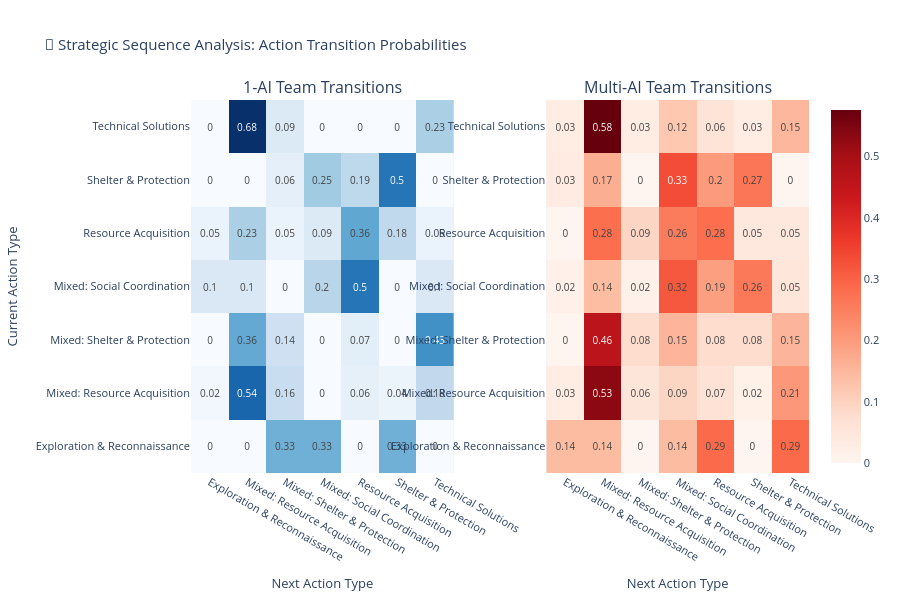

Write notebook code for a chart like this one.
### Code cell
def create_transition_matrix(df_condition: pd.DataFrame) -> pd.DataFrame:
    """Create transition matrix for behavioral sequences within a condition."""
    
    # Sort by run, round to ensure proper sequence
    df_sorted = df_condition.sort_values(['run_id', 'round'])
    
    # Get all unique cluster labels
    all_labels = sorted(df['cluster_label'].unique())
    
    # Initialize transition matrix
    transition_counts = pd.DataFrame(0, index=all_labels, columns=all_labels)
    
    # Count transitions for each run
    for run_id in df_sorted['run_id'].unique():
        run_data = df_sorted[df_sorted['run_id'] == run_id]
        
        # Get sequence of cluster labels for this run
        labels_sequence = run_data['cluster_label'].tolist()
        
        # Count transitions
        for i in range(len(labels_sequence) - 1):
            current_label = labels_sequence[i]
            next_label = labels_sequence[i + 1]
            transition_counts.loc[current_label, next_label] += 1
    
    # Convert to probabilities
    transition_probs = transition_counts.div(transition_counts.sum(axis=1), axis=0).fillna(0)
    
    return transition_probs

# Create transition matrices for both conditions
print("🔄 Computing strategic sequence transition matrices...")

df_1ai = df[df['condition'] == '1-AI Team']
df_multi = df[df['condition'] == 'Multi-AI Team']

transition_1ai = create_transition_matrix(df_1ai)
transition_multi = create_transition_matrix(df_multi)

print("✅ Transition matrices computed!")

# Create side-by-side heatmaps
fig = make_subplots(
    rows=1, cols=2,
    subplot_titles=('1-AI Team Transitions', 'Multi-AI Team Transitions'),
    horizontal_spacing=0.15
)

# Add heatmaps
fig.add_trace(
    go.Heatmap(
        z=transition_1ai.values,
        x=transition_1ai.columns,
        y=transition_1ai.index,
        colorscale='Blues',
        showscale=False,
        text=transition_1ai.round(2).values,
        texttemplate="%{text}",
        textfont={"size": 10}
    ),
    row=1, col=1
)

fig.add_trace(
    go.Heatmap(
        z=transition_multi.values,
        x=transition_multi.columns,
        y=transition_multi.index,
        colorscale='Reds',
        showscale=True,
        text=transition_multi.round(2).values,
        texttemplate="%{text}",
        textfont={"size": 10}
    ),
    row=1, col=2
)

# Update layout
fig.update_layout(
    title='🔄 Strategic Sequence Analysis: Action Transition Probabilities',
    height=600,
    font=dict(size=11)
)

# Update axes labels
fig.update_xaxes(title_text="Next Action Type", row=1, col=1)
fig.update_xaxes(title_text="Next Action Type", row=1, col=2)
fig.update_yaxes(title_text="Current Action Type", row=1, col=1)

fig.show()

# Identify key transition differences
print("\n🔍 Key Strategic Sequence Insights:")
diff_matrix = transition_multi - transition_1ai
significant_diffs = []

for i, current_action in enumerate(diff_matrix.index):
    for j, next_action in enumerate(diff_matrix.columns):
        diff = diff_matrix.iloc[i, j]
        if abs(diff) > 0.1:  # Significant difference threshold
            direction = "more likely" if diff > 0 else "less likely"
            significant_diffs.append(f"  • Multi-AI teams are {abs(diff):.2f} {direction} to transition from '{current_action}' to '{next_action}'")

for insight in significant_diffs[:5]:  # Show top 5 differences
    print(insight)

### Figure 1 — Plotly figure (JSON) as saved in the notebook; plotly's stock layout.template omitted (floating-point values rounded to 4 significant figures)
{"data": [{"colorscale": [[0, "rgb(247,251,255)"], [0.125, "rgb(222,235,247)"], [0.25, "rgb(198,219,239)"], [0.375, "rgb(158,202,225)"], [0.5, "rgb(107,174,214)"], [0.625, "rgb(66,146,198)"], [0.75, "rgb(33,113,181)"], [0.875, "rgb(8,81,156)"], [1, "rgb(8,48,107)"]], "showscale": false, "text": [[0.0, 0.0, 0.33, 0.33, 0.0, 0.33, 0.0], [0.02, 0.54, 0.16, 0.0, 0.06, 0.04, 0.18], [0.0, 0.36, 0.14, 0.0, 0.07, 0.0, 0.43], [0.1, 0.1, 0.0, 0.2, 0.5, 0.0, 0.1], [0.05, 0.23, 0.05, 0.09, 0.36, 0.18, 0.05], [0.0, 0.0, 0.06, 0.25, 0.19, 0.5, 0.0], [0.0, 0.68, 0.09, 0.0, 0.0, 0.0, 0.23]], "textfont": {"size": 10}, "texttemplate": "%{text}", "type": "heatmap", "x": ["Exploration & Reconnaissance", "Mixed: Resource Acquisition", "Mixed: Shelter & Protection", "Mixed: Social Coordination", "Resource Acquisition", "Shelter & Protection", "Technical Solutions"], "xaxis": "x", "y": ["Exploration & Reconnaissance", "Mixed: Resource Acquisition", "Mixed: Shelter & Protection", "Mixed: Social Coordination", "Resource Acquisition", "Shelter & Protection", "Technical Solutions"], "yaxis": "y", "z": [[0.0, 0.0, 0.3333, 0.3333, 0.0, 0.3333, 0.0], [0.02, 0.54, 0.16, 0.0, 0.06, 0.04, 0.18], [0.0, 0.3571, 0.1429, 0.0, 0.07143, 0.0, 0.4286], [0.1, 0.1, 0.0, 0.2, 0.5, 0.0, 0.1], [0.04545, 0.2273, 0.04545, 0.09091, 0.3636, 0.1818, 0.04545], [0.0, 0.0, 0.0625, 0.25, 0.1875, 0.5, 0.0], [0.0, 0.6818, 0.09091, 0.0, 0.0, 0.0, 0.2273]]}, {"colorscale": [[0, "rgb(255,245,240)"], [0.125, "rgb(254,224,210)"], [0.25, "rgb(252,187,161)"], [0.375, "rgb(252,146,114)"], [0.5, "rgb(251,106,74)"], [0.625, "rgb(239,59,44)"], [0.75, "rgb(203,24,29)"], [0.875, "rgb(165,15,21)"], [1, "rgb(103,0,13)"]], "showscale": true, "text": [[0.14, 0.14, 0.0, 0.14, 0.29, 0.0, 0.29], [0.03, 0.53, 0.06, 0.09, 0.07, 0.02, 0.21], [0.0, 0.46, 0.08, 0.15, 0.08, 0.08, 0.15], [0.02, 0.14, 0.02, 0.32, 0.19, 0.26, 0.05], [0.0, 0.28, 0.09, 0.26, 0.28, 0.05, 0.05], [0.03, 0.17, 0.0, 0.33, 0.2, 0.27, 0.0], [0.03, 0.58, 0.03, 0.12, 0.06, 0.03, 0.15]], "textfont": {"size": 10}, "texttemplate": "%{text}", "type": "heatmap", "x": ["Exploration & Reconnaissance", "Mixed: Resource Acquisition", "Mixed: Shelter & Protection", "Mixed: Social Coordination", "Resource Acquisition", "Shelter & Protection", "Technical Solutions"], "xaxis": "x2", "y": ["Exploration & Reconnaissance", "Mixed: Resource Acquisition", "Mixed: Shelter & Protection", "Mixed: Social Coordination", "Resource Acquisition", "Shelter & Protection", "Technical Solutions"], "yaxis": "y2", "z": [[0.1429, 0.1429, 0.0, 0.1429, 0.2857, 0.0, 0.2857], [0.02804, 0.5327, 0.05607, 0.09346, 0.06542, 0.01869, 0.2056], [0.0, 0.4615, 0.07692, 0.1538, 0.07692, 0.07692, 0.1538], [0.01754, 0.1404, 0.01754, 0.3158, 0.193, 0.2632, 0.05263], [0.0, 0.2791, 0.09302, 0.2558, 0.2791, 0.04651, 0.04651], [0.03333, 0.1667, 0.0, 0.3333, 0.2, 0.2667, 0.0], [0.0303, 0.5758, 0.0303, 0.1212, 0.06061, 0.0303, 0.1515]]}], "layout": {"annotations": [{"font": {"size": 16}, "showarrow": false, "text": "1-AI Team Transitions", "x": 0.2125, "xanchor": "center", "xref": "paper", "y": 1, "yanchor": "bottom", "yref": "paper"}, {"font": {"size": 16}, "showarrow": false, "text": "Multi-AI Team Transitions", "x": 0.7875, "xanchor": "center", "xref": "paper", "y": 1, "yanchor": "bottom", "yref": "paper"}], "font": {"size": 11}, "height": 600, "title": {"text": "🔄 Strategic Sequence Analysis: Action Transition Probabilities"}, "xaxis": {"anchor": "y", "domain": [0, 0.425], "title": {"text": "Next Action Type"}}, "xaxis2": {"anchor": "y2", "domain": [0.575, 1], "title": {"text": "Next Action Type"}}, "yaxis": {"anchor": "x", "domain": [0, 1], "title": {"text": "Current Action Type"}}, "yaxis2": {"anchor": "x2", "domain": [0, 1]}}}
